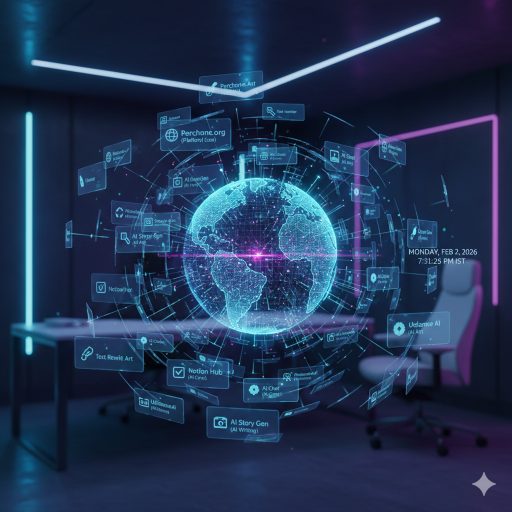
#> input picture assets/urlhub.png, 1024 x 1024 px, found by its file name (shown at 1/2 size)
$ python generate_icons.py
#> lines starting #> are read from the running program, lines starting #| are printed output that depends on the picture
import os
from PIL import Image

def generate_icons():
    source_path = 'public/assets/urlhub.png'
    if not os.path.exists(source_path):
        print(f"Source image {source_path} not found.")
        return

    icon_sizes = {
        'mipmap-mdpi': 48,
        'mipmap-hdpi': 72,
        'mipmap-xhdpi': 96,
        'mipmap-xxhdpi': 144,
        'mipmap-xxxhdpi': 192
    }

    base_res_path = 'android/app/src/main/res'

    img = Image.open(source_path)
#> img is the input picture: PIL image 1024x1024 RGBA; mean R, G, B, A 33.2, 52.4, 83.9, 255

    for folder, size in icon_sizes.items():
        folder_path = os.path.join(base_res_path, folder)
        if not os.path.exists(folder_path):
            os.makedirs(folder_path)

        resized_img = img.resize((size, size), Image.Resampling.LANCZOS)

        # Save ic_launcher.png
        resized_img.save(os.path.join(folder_path, 'ic_launcher.png'))
        # Save ic_launcher_round.png
        resized_img.save(os.path.join(folder_path, 'ic_launcher_round.png'))

        print(f"Generated {size}x{size} icons in {folder}")
#> this loop made 5 passes
#> pass 1, in generate_icons, `resized_img = img.resize((size, size), Image.Resampling.LANCZOS)`:
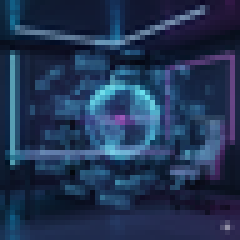
#> resized_img: PIL image 48x48 RGBA (shown 5 times larger); mean R, G, B, A 33.2, 52.4, 83.9, 255
#> pass 2, in generate_icons, `resized_img = img.resize((size, size), Image.Resampling.LANCZOS)`:
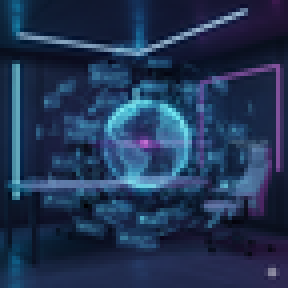
#> resized_img: PIL image 72x72 RGBA (shown 4 times larger); mean R, G, B, A 33.2, 52.4, 83.9, 255
#> pass 3, in generate_icons, `resized_img = img.resize((size, size), Image.Resampling.LANCZOS)`:
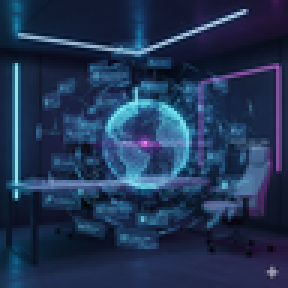
#> resized_img: PIL image 96x96 RGBA (shown 3 times larger); mean R, G, B, A 33.2, 52.4, 83.9, 255
#> after the loop:
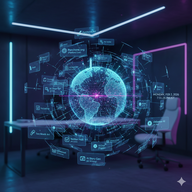
#> resized_img: PIL image 192x192 RGBA; mean R, G, B, A 33.2, 52.4, 83.9, 255

if __name__ == "__main__":
    generate_icons()
